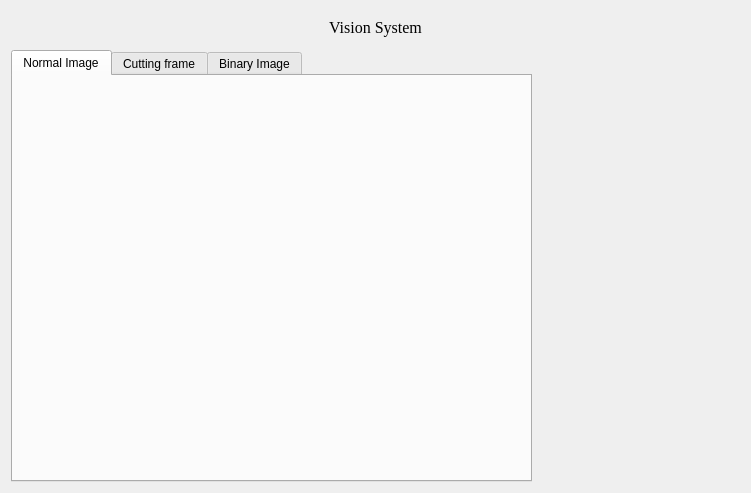
<?xml version="1.0" encoding="UTF-8"?>
<ui version="4.0">
 <class>Form</class>
 <widget class="QWidget" name="Form">
  <property name="geometry">
   <rect>
    <x>0</x>
    <y>0</y>
    <width>751</width>
    <height>493</height>
   </rect>
  </property>
  <property name="windowTitle">
   <string>Form</string>
  </property>
  <layout class="QVBoxLayout" name="verticalLayout_2">
   <item>
    <layout class="QVBoxLayout" name="verticalLayout" stretch="1,13">
     <item>
      <widget class="QLabel" name="label">
       <property name="font">
        <font>
         <family>Times New Roman</family>
         <pointsize>12</pointsize>
        </font>
       </property>
       <property name="text">
        <string>Vision System</string>
       </property>
       <property name="alignment">
        <set>Qt::AlignCenter</set>
       </property>
      </widget>
     </item>
     <item>
      <layout class="QHBoxLayout" name="horizontalLayout" stretch="5,2">
       <item>
        <layout class="QVBoxLayout" name="verticalLayout_3" stretch="5">
         <item>
          <widget class="QTabWidget" name="image_display">
           <property name="tabShape">
            <enum>QTabWidget::Rounded</enum>
           </property>
           <property name="currentIndex">
            <number>0</number>
           </property>
           <property name="tabsClosable">
            <bool>false</bool>
           </property>
           <property name="movable">
            <bool>false</bool>
           </property>
           <widget class="QWidget" name="tab">
            <attribute name="title">
             <string>Normal Image</string>
            </attribute>
            <layout class="QVBoxLayout" name="verticalLayout_6">
             <item>
              <layout class="QVBoxLayout" name="verticalLayout_5">
               <item>
                <widget class="VisionCameraImage" name="normal_image">
                 <property name="text">
                  <string/>
                 </property>
                </widget>
               </item>
              </layout>
             </item>
            </layout>
           </widget>
           <widget class="QWidget" name="tab_2">
            <attribute name="title">
             <string>Cutting frame</string>
            </attribute>
            <layout class="QVBoxLayout" name="verticalLayout_8">
             <item>
              <layout class="QVBoxLayout" name="verticalLayout_7">
               <item>
                <widget class="VisionCameraImage" name="cutting_frame">
                 <property name="text">
                  <string/>
                 </property>
                </widget>
               </item>
              </layout>
             </item>
            </layout>
           </widget>
           <widget class="QWidget" name="tab_3">
            <attribute name="title">
             <string>Binary Image</string>
            </attribute>
            <layout class="QVBoxLayout" name="verticalLayout_10">
             <item>
              <layout class="QVBoxLayout" name="verticalLayout_9">
               <item>
                <widget class="VisionCameraImage" name="label_4">
                 <property name="text">
                  <string/>
                 </property>
                </widget>
               </item>
              </layout>
             </item>
            </layout>
           </widget>
          </widget>
         </item>
        </layout>
       </item>
       <item>
        <layout class="QVBoxLayout" name="verticalLayout_4"/>
       </item>
      </layout>
     </item>
    </layout>
   </item>
  </layout>
 </widget>
 <customwidgets>
  <customwidget>
   <class>VisionCameraImage</class>
   <extends>QLabel</extends>
   <header>src/views</header>
  </customwidget>
 </customwidgets>
 <resources/>
 <connections/>
</ui>
